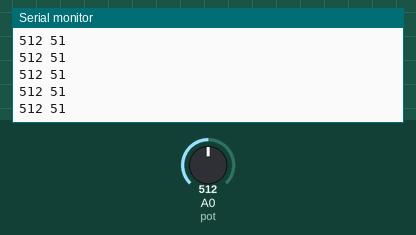
Recording of a sketch running on a simulated Arduino Uno, built with avr-gcc and run on an emulated ATmega328P. Shown: the last lines printed to the serial monitor. The inputs (shaded band) are chosen by the test bench; at power-on: A0 (pot) = 512.

Above: at 4.2 s.
4.3 s: A0 (pot) set to 982
At 4.8 s:
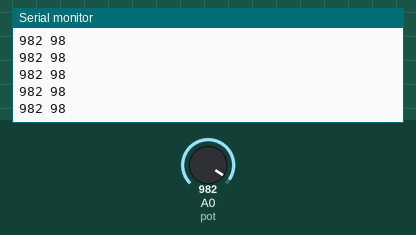
5.8 s: A0 (pot) set to 1007
At 6.8 s:
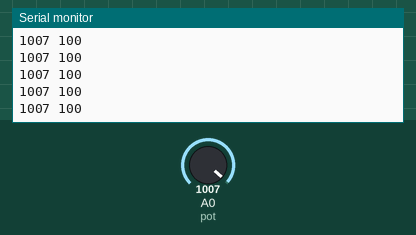
Timing chart, 0 to 8.3 s (numbered marks = the images above; inputs shaded):
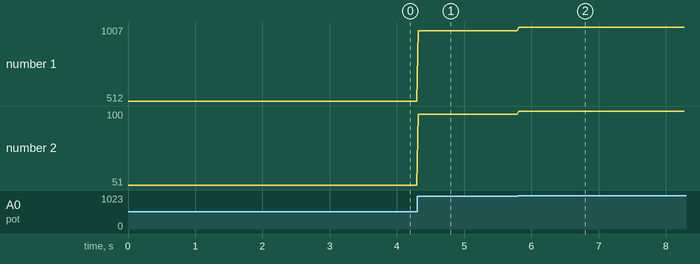

Measured:
- after the input at 4.3 s, the serial monitor: prints a new line at once (image 1)
- after the input at 5.8 s, the serial monitor: prints a new line at once (image 2)
- plotted number 1: 512 → 982 after the input at 4.3 s, 982 → 1007 after the input at 5.8 s
- plotted number 2: 51 → 98 after the input at 4.3 s, 98 → 100 after the input at 5.8 s

The sketch:

filtro_diMEDIAmobile.ino
```cpp
// FILTRO DI MEDIA MOBILE PER LETTURE ANALOGICHE senza rumore (occhio al ritardo)


// °°°°°°°°°°°°°°°°°°°°°°°°°°° IMPOSTAZIONI INIZIALI
#define pot A0

int original,  // valore letto dal sensore
    filtrado;  // valore di uscita dal calcolo

long moving_average();  // prototipo di funzione
#define n 10      // numero di punti per la media mobile,
                  // se li aumento è più dolce la funzione ma aumenta ritardo
int numbers[n];   // vettore di valori per la media mobile


void setup() {
  Serial.begin(9600);
  pinMode(pot, INPUT);

}


// °°°°°°°°°°°°°°°°°°°°°°°°°°°° PARTE ESECUTIVA PRINCIPALE
void loop() {
  original = analogRead(pot);
  filtrado = moving_average();
  Serial.print(original);
  Serial.print(" ");
  Serial.println(filtrado);
  delay(20);
}


// °°°°°°°°°°°°°°°°°°°°°°°°°°° FUNZIONI AUSILIARIE
long moving_average(){
  for(int i = n-1; i > n; i--) numbers[i-1];  // dislocamento degli elementi.
  numbers[0] = original;  // posizione iniziale del vettore
  long acc = 0;  // accumulatore
  for(int i = 0; i < n; i++) acc = acc + numbers[i];   // sommatoria
  return acc/n;  // divide per il numero di punti
}


// Fonte wrkits https://www.youtube.com/watch?v=cxPQ0AMQ5bo
```
